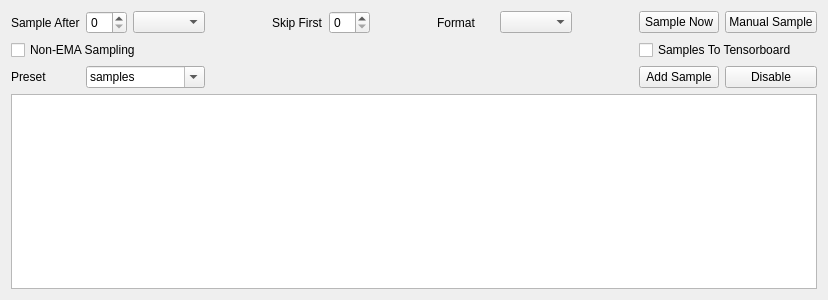
<?xml version="1.0" encoding="UTF-8"?>
<ui version="4.0">
 <class>Form</class>
 <widget class="QWidget" name="Form">
  <property name="geometry">
   <rect>
    <x>0</x>
    <y>0</y>
    <width>828</width>
    <height>300</height>
   </rect>
  </property>
  <property name="windowTitle">
   <string>Form</string>
  </property>
  <layout class="QGridLayout" name="gridLayout">
   <item row="2" column="14">
    <widget class="QPushButton" name="disableBtn">
     <property name="text">
      <string>Disable</string>
     </property>
    </widget>
   </item>
   <item row="2" column="13">
    <widget class="QPushButton" name="addSampleBtn">
     <property name="text">
      <string>Add Sample</string>
     </property>
    </widget>
   </item>
   <item row="0" column="2">
    <widget class="QComboBox" name="sampleAfterCmb"/>
   </item>
   <item row="0" column="5">
    <widget class="QSpinBox" name="skipSbx">
     <property name="sizePolicy">
      <sizepolicy hsizetype="Fixed" vsizetype="Fixed">
       <horstretch>0</horstretch>
       <verstretch>0</verstretch>
      </sizepolicy>
     </property>
    </widget>
   </item>
   <item row="0" column="3">
    <spacer name="horizontalSpacer">
     <property name="orientation">
      <enum>Qt::Orientation::Horizontal</enum>
     </property>
     <property name="sizeHint" stdset="0">
      <size>
       <width>40</width>
       <height>20</height>
      </size>
     </property>
    </spacer>
   </item>
   <item row="0" column="0">
    <widget class="QLabel" name="label">
     <property name="text">
      <string>Sample After</string>
     </property>
     <property name="buddy">
      <cstring>sampleAfterSbx</cstring>
     </property>
    </widget>
   </item>
   <item row="0" column="7">
    <widget class="QLabel" name="label_3">
     <property name="text">
      <string>Format</string>
     </property>
     <property name="buddy">
      <cstring>formatCmb</cstring>
     </property>
    </widget>
   </item>
   <item row="0" column="11">
    <widget class="QComboBox" name="formatCmb"/>
   </item>
   <item row="0" column="14">
    <widget class="QPushButton" name="manualSampleBtn">
     <property name="text">
      <string>Manual Sample</string>
     </property>
    </widget>
   </item>
   <item row="1" column="0" colspan="3">
    <widget class="QCheckBox" name="nonEmaCbx">
     <property name="text">
      <string>Non-EMA Sampling</string>
     </property>
    </widget>
   </item>
   <item row="0" column="13">
    <widget class="QPushButton" name="sampleNowBtn">
     <property name="text">
      <string>Sample Now</string>
     </property>
    </widget>
   </item>
   <item row="0" column="4">
    <widget class="QLabel" name="label_2">
     <property name="text">
      <string>Skip First</string>
     </property>
     <property name="buddy">
      <cstring>skipSbx</cstring>
     </property>
    </widget>
   </item>
   <item row="0" column="6">
    <spacer name="horizontalSpacer_2">
     <property name="orientation">
      <enum>Qt::Orientation::Horizontal</enum>
     </property>
     <property name="sizeHint" stdset="0">
      <size>
       <width>40</width>
       <height>20</height>
      </size>
     </property>
    </spacer>
   </item>
   <item row="0" column="1">
    <widget class="QSpinBox" name="sampleAfterSbx">
     <property name="sizePolicy">
      <sizepolicy hsizetype="Fixed" vsizetype="Fixed">
       <horstretch>0</horstretch>
       <verstretch>0</verstretch>
      </sizepolicy>
     </property>
    </widget>
   </item>
   <item row="0" column="12">
    <spacer name="horizontalSpacer_3">
     <property name="orientation">
      <enum>Qt::Orientation::Horizontal</enum>
     </property>
     <property name="sizeHint" stdset="0">
      <size>
       <width>40</width>
       <height>20</height>
      </size>
     </property>
    </spacer>
   </item>
   <item row="3" column="0" colspan="15">
    <widget class="QListWidget" name="listWidget"/>
   </item>
   <item row="1" column="13" colspan="2">
    <widget class="QCheckBox" name="tensorboardCbx">
     <property name="text">
      <string>Samples To Tensorboard</string>
     </property>
    </widget>
   </item>
   <item row="2" column="0">
    <widget class="QLabel" name="label_4">
     <property name="text">
      <string>Preset</string>
     </property>
    </widget>
   </item>
   <item row="2" column="1" colspan="2">
    <widget class="QComboBox" name="configCmb">
     <property name="editable">
      <bool>true</bool>
     </property>
     <property name="currentText">
      <string>samples</string>
     </property>
     <item>
      <property name="text">
       <string>samples</string>
      </property>
     </item>
    </widget>
   </item>
  </layout>
 </widget>
 <tabstops>
  <tabstop>sampleAfterSbx</tabstop>
  <tabstop>sampleAfterCmb</tabstop>
  <tabstop>skipSbx</tabstop>
  <tabstop>formatCmb</tabstop>
  <tabstop>sampleNowBtn</tabstop>
  <tabstop>manualSampleBtn</tabstop>
  <tabstop>nonEmaCbx</tabstop>
  <tabstop>tensorboardCbx</tabstop>
  <tabstop>addSampleBtn</tabstop>
  <tabstop>disableBtn</tabstop>
  <tabstop>listWidget</tabstop>
 </tabstops>
 <resources/>
 <connections/>
</ui>
